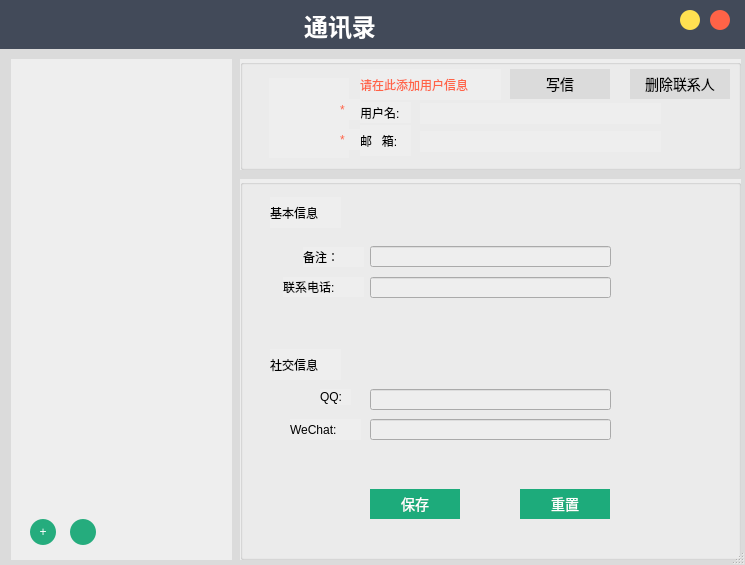
<?xml version="1.0" encoding="UTF-8"?>
<ui version="4.0">
 <class>contacts</class>
 <widget class="QDialog" name="contacts">
  <property name="geometry">
   <rect>
    <x>0</x>
    <y>0</y>
    <width>745</width>
    <height>565</height>
   </rect>
  </property>
  <property name="minimumSize">
   <size>
    <width>741</width>
    <height>560</height>
   </size>
  </property>
  <property name="maximumSize">
   <size>
    <width>745</width>
    <height>565</height>
   </size>
  </property>
  <property name="windowTitle">
   <string>联系人</string>
  </property>
  <property name="windowIcon">
   <iconset resource="souce.qrc">
    <normaloff>:/souce/souce/登录.png</normaloff>:/souce/souce/登录.png</iconset>
  </property>
  <property name="styleSheet">
   <string notr="true">font: 11pt &quot;微软雅黑&quot;;</string>
  </property>
  <property name="sizeGripEnabled">
   <bool>true</bool>
  </property>
  <widget class="QWidget" name="contactsBack" native="true">
   <property name="geometry">
    <rect>
     <x>0</x>
     <y>0</y>
     <width>1000</width>
     <height>600</height>
    </rect>
   </property>
   <property name="minimumSize">
    <size>
     <width>1000</width>
     <height>600</height>
    </size>
   </property>
   <property name="maximumSize">
    <size>
     <width>1000</width>
     <height>600</height>
    </size>
   </property>
   <property name="styleSheet">
    <string notr="true">background-color: rgb(66, 74, 89);</string>
   </property>
   <widget class="QLabel" name="label_7">
    <property name="geometry">
     <rect>
      <x>290</x>
      <y>0</y>
      <width>100</width>
      <height>51</height>
     </rect>
    </property>
    <property name="styleSheet">
     <string notr="true">color:white;</string>
    </property>
    <property name="text">
     <string>&lt;html&gt;&lt;head/&gt;&lt;body&gt;&lt;p align=&quot;center&quot;&gt;&lt;span style=&quot; font-size:18pt; font-weight:600;&quot;&gt;通讯录&lt;/span&gt;&lt;/p&gt;&lt;/body&gt;&lt;/html&gt;</string>
    </property>
   </widget>
   <widget class="QWidget" name="contactsBox" native="true">
    <property name="geometry">
     <rect>
      <x>0</x>
      <y>49</y>
      <width>1000</width>
      <height>541</height>
     </rect>
    </property>
    <property name="styleSheet">
     <string notr="true">background-color: rgb(219,219,219);
</string>
    </property>
    <widget class="QWidget" name="contactINfo" native="true">
     <property name="geometry">
      <rect>
       <x>479</x>
       <y>0</y>
       <width>521</width>
       <height>550</height>
      </rect>
     </property>
     <property name="styleSheet">
      <string notr="true">background-color: rgb(219,219,219);</string>
     </property>
    </widget>
    <widget class="QListWidget" name="contactsList">
     <property name="geometry">
      <rect>
       <x>11</x>
       <y>10</y>
       <width>221</width>
       <height>501</height>
      </rect>
     </property>
     <property name="styleSheet">
      <string notr="true">#contactsList{border:none;background-color: rgb(238, 238, 238);}


#contactsList::Item{
width:260px;
height:55px;
}
#contactsList::Item:hover{
background-color: rgb(41, 189, 139);
}</string>
     </property>
     <property name="frameShape">
      <enum>QFrame::StyledPanel</enum>
     </property>
     <property name="lineWidth">
      <number>1</number>
     </property>
     <property name="iconSize">
      <size>
       <width>55</width>
       <height>55</height>
      </size>
     </property>
     <property name="gridSize">
      <size>
       <width>200</width>
       <height>65</height>
      </size>
     </property>
     <property name="viewMode">
      <enum>QListView::ListMode</enum>
     </property>
     <property name="modelColumn">
      <number>0</number>
     </property>
     <property name="wordWrap">
      <bool>false</bool>
     </property>
     <property name="sortingEnabled">
      <bool>true</bool>
     </property>
    </widget>
    <widget class="QPushButton" name="createContact">
     <property name="geometry">
      <rect>
       <x>30</x>
       <y>470</y>
       <width>26</width>
       <height>26</height>
      </rect>
     </property>
     <property name="toolTip">
      <string>新建联系人</string>
     </property>
     <property name="whatsThis">
      <string>新建联系人</string>
     </property>
     <property name="styleSheet">
      <string notr="true">#createContact{
background-color: rgb(37, 172, 125);
border-radius:13px;
border:none;
font: 75 25px &quot;Consolas&quot;;
color:white;
}
#createContact:hover{
background-color: rgb(37, 172, 125);
	background-color: rgb(46, 213, 155);
}</string>
     </property>
     <property name="text">
      <string>+</string>
     </property>
    </widget>
    <widget class="QGroupBox" name="contInfoTop">
     <property name="geometry">
      <rect>
       <x>240</x>
       <y>10</y>
       <width>501</width>
       <height>111</height>
      </rect>
     </property>
     <property name="styleSheet">
      <string notr="true">background-color: rgb(238, 238, 238);</string>
     </property>
     <property name="title">
      <string/>
     </property>
     <widget class="QLabel" name="contLogo">
      <property name="geometry">
       <rect>
        <x>29</x>
        <y>19</y>
        <width>80</width>
        <height>80</height>
       </rect>
      </property>
      <property name="styleSheet">
       <string notr="true"/>
      </property>
      <property name="text">
       <string/>
      </property>
     </widget>
     <widget class="QPushButton" name="contWriteLetter">
      <property name="geometry">
       <rect>
        <x>270</x>
        <y>10</y>
        <width>100</width>
        <height>30</height>
       </rect>
      </property>
      <property name="styleSheet">
       <string notr="true">#contWriteLetter{
	border:none;
	font-size:14px;
	background-color:rgb(219,219,219);
}
#contWriteLetter:hover{
background-color: rgb(26, 227, 159);
color:white;
}</string>
      </property>
      <property name="text">
       <string>写信</string>
      </property>
      <property name="icon">
       <iconset resource="souce.qrc">
        <normaloff>:/souce/souce/发送.png</normaloff>:/souce/souce/发送.png</iconset>
      </property>
     </widget>
     <widget class="QPushButton" name="delContact">
      <property name="geometry">
       <rect>
        <x>390</x>
        <y>10</y>
        <width>100</width>
        <height>30</height>
       </rect>
      </property>
      <property name="styleSheet">
       <string notr="true">#delContact{
	border:none;
	font-size:14px;
	background-color: rgb(219,219,219);
}
#delContact:hover{
background-color:tomato;
color:white;
}</string>
      </property>
      <property name="text">
       <string>删除联系人</string>
      </property>
      <property name="icon">
       <iconset resource="souce.qrc">
        <normaloff>:/souce/souce/关闭1.png</normaloff>:/souce/souce/关闭1.png</iconset>
      </property>
     </widget>
     <widget class="QLabel" name="label_8">
      <property name="geometry">
       <rect>
        <x>120</x>
        <y>43</y>
        <width>51</width>
        <height>21</height>
       </rect>
      </property>
      <property name="text">
       <string>用户名:</string>
      </property>
     </widget>
     <widget class="QLabel" name="label_9">
      <property name="geometry">
       <rect>
        <x>120</x>
        <y>66</y>
        <width>51</width>
        <height>31</height>
       </rect>
      </property>
      <property name="text">
       <string>邮   箱:</string>
      </property>
     </widget>
     <widget class="QLineEdit" name="contName">
      <property name="geometry">
       <rect>
        <x>180</x>
        <y>44</y>
        <width>241</width>
        <height>21</height>
       </rect>
      </property>
      <property name="styleSheet">
       <string notr="true">#contName{border:none;}
#contName:hover{
background-color: rgb(255, 255, 255);
}</string>
      </property>
      <property name="text">
       <string/>
      </property>
     </widget>
     <widget class="QLineEdit" name="contEmail">
      <property name="geometry">
       <rect>
        <x>180</x>
        <y>72</y>
        <width>241</width>
        <height>21</height>
       </rect>
      </property>
      <property name="styleSheet">
       <string notr="true">#contEmail{
border:none;
}
#contEmail:hover{
background-color: rgb(255, 255, 255);
}</string>
      </property>
      <property name="text">
       <string/>
      </property>
     </widget>
     <widget class="QLabel" name="createAlert">
      <property name="geometry">
       <rect>
        <x>120</x>
        <y>10</y>
        <width>141</width>
        <height>31</height>
       </rect>
      </property>
      <property name="styleSheet">
       <string notr="true">color:tomato;</string>
      </property>
      <property name="text">
       <string>请在此添加用户信息</string>
      </property>
     </widget>
     <widget class="QLabel" name="must2">
      <property name="geometry">
       <rect>
        <x>100</x>
        <y>40</y>
        <width>21</width>
        <height>21</height>
       </rect>
      </property>
      <property name="styleSheet">
       <string notr="true">color:tomato;</string>
      </property>
      <property name="text">
       <string>*</string>
      </property>
     </widget>
     <widget class="QLabel" name="must1">
      <property name="geometry">
       <rect>
        <x>100</x>
        <y>70</y>
        <width>21</width>
        <height>21</height>
       </rect>
      </property>
      <property name="styleSheet">
       <string notr="true">color:tomato;</string>
      </property>
      <property name="text">
       <string>*</string>
      </property>
     </widget>
    </widget>
    <widget class="QGroupBox" name="contInfoBottom">
     <property name="geometry">
      <rect>
       <x>240</x>
       <y>130</y>
       <width>501</width>
       <height>381</height>
      </rect>
     </property>
     <property name="styleSheet">
      <string notr="true">background-color: rgb(238, 238, 238);</string>
     </property>
     <property name="title">
      <string/>
     </property>
     <widget class="QLabel" name="label">
      <property name="geometry">
       <rect>
        <x>30</x>
        <y>18</y>
        <width>71</width>
        <height>31</height>
       </rect>
      </property>
      <property name="text">
       <string>基本信息</string>
      </property>
     </widget>
     <widget class="QLabel" name="label_2">
      <property name="geometry">
       <rect>
        <x>63</x>
        <y>68</y>
        <width>61</width>
        <height>20</height>
       </rect>
      </property>
      <property name="text">
       <string>备注：</string>
      </property>
     </widget>
     <widget class="QLabel" name="label_3">
      <property name="geometry">
       <rect>
        <x>43</x>
        <y>98</y>
        <width>81</width>
        <height>20</height>
       </rect>
      </property>
      <property name="text">
       <string>联系电话:</string>
      </property>
     </widget>
     <widget class="QLabel" name="label_4">
      <property name="geometry">
       <rect>
        <x>30</x>
        <y>170</y>
        <width>71</width>
        <height>31</height>
       </rect>
      </property>
      <property name="text">
       <string>社交信息</string>
      </property>
     </widget>
     <widget class="QLabel" name="label_5">
      <property name="geometry">
       <rect>
        <x>80</x>
        <y>210</y>
        <width>31</width>
        <height>16</height>
       </rect>
      </property>
      <property name="text">
       <string>QQ:</string>
      </property>
     </widget>
     <widget class="QLabel" name="label_6">
      <property name="geometry">
       <rect>
        <x>50</x>
        <y>240</y>
        <width>71</width>
        <height>21</height>
       </rect>
      </property>
      <property name="text">
       <string>WeChat:</string>
      </property>
     </widget>
     <widget class="QLineEdit" name="contRemarkName">
      <property name="geometry">
       <rect>
        <x>130</x>
        <y>67</y>
        <width>241</width>
        <height>21</height>
       </rect>
      </property>
     </widget>
     <widget class="QLineEdit" name="contPhone">
      <property name="geometry">
       <rect>
        <x>130</x>
        <y>98</y>
        <width>241</width>
        <height>21</height>
       </rect>
      </property>
     </widget>
     <widget class="QLineEdit" name="contQQ">
      <property name="geometry">
       <rect>
        <x>130</x>
        <y>210</y>
        <width>241</width>
        <height>21</height>
       </rect>
      </property>
     </widget>
     <widget class="QLineEdit" name="contWechat">
      <property name="geometry">
       <rect>
        <x>130</x>
        <y>240</y>
        <width>241</width>
        <height>21</height>
       </rect>
      </property>
     </widget>
     <widget class="QPushButton" name="contReset">
      <property name="geometry">
       <rect>
        <x>280</x>
        <y>310</y>
        <width>90</width>
        <height>30</height>
       </rect>
      </property>
      <property name="styleSheet">
       <string notr="true">#contReset{
	border:none;
	font-size:14px;
color:white;
	background-color: rgb(29, 171, 123);
}
#contReset:hover{
background-color: rgb(26, 227, 159);
}</string>
      </property>
      <property name="text">
       <string>重置</string>
      </property>
     </widget>
     <widget class="QPushButton" name="contSave">
      <property name="geometry">
       <rect>
        <x>130</x>
        <y>310</y>
        <width>90</width>
        <height>30</height>
       </rect>
      </property>
      <property name="styleSheet">
       <string notr="true">#contSave{
	border:none;
	font-size:14px;
color:white;
	background-color: rgb(29, 171, 123);
}
#contSave:hover{
background-color: rgb(26, 227, 159);
}</string>
      </property>
      <property name="text">
       <string>保存</string>
      </property>
     </widget>
    </widget>
    <widget class="QPushButton" name="sync">
     <property name="geometry">
      <rect>
       <x>70</x>
       <y>470</y>
       <width>26</width>
       <height>26</height>
      </rect>
     </property>
     <property name="toolTip">
      <string>同步联系人</string>
     </property>
     <property name="styleSheet">
      <string notr="true">#sync{
background-color: rgb(37, 172, 125);
border-radius:13px;
border:none;
font: 75 25px &quot;Consolas&quot;;
color:white;
}
#sync:hover{
background-color: rgb(37, 172, 125);
	background-color: rgb(46, 213, 155);
}</string>
     </property>
     <property name="text">
      <string/>
     </property>
     <property name="icon">
      <iconset resource="souce.qrc">
       <normaloff>:/souce/souce/同步.png</normaloff>:/souce/souce/同步.png</iconset>
     </property>
    </widget>
   </widget>
   <widget class="QPushButton" name="contClose">
    <property name="geometry">
     <rect>
      <x>710</x>
      <y>10</y>
      <width>20</width>
      <height>20</height>
     </rect>
    </property>
    <property name="styleSheet">
     <string notr="true">#contClose{
	background-color:tomato;
	border-radius:10px;}
#contClose:hover{border-image: url(:/souce/souce/关闭1.png);}
</string>
    </property>
    <property name="text">
     <string/>
    </property>
   </widget>
   <widget class="QPushButton" name="contMin">
    <property name="geometry">
     <rect>
      <x>680</x>
      <y>10</y>
      <width>20</width>
      <height>20</height>
     </rect>
    </property>
    <property name="toolTip">
     <string/>
    </property>
    <property name="styleSheet">
     <string notr="true">#contMin{
background-color:rgb(255,224,81);
	border-radius:10px;}
#contMin:hover{
	border-image: url(:/souce/souce/最小化.png);
}
</string>
    </property>
    <property name="text">
     <string/>
    </property>
   </widget>
   <widget class="QLabel" name="contUserMail">
    <property name="geometry">
     <rect>
      <x>70</x>
      <y>0</y>
      <width>211</width>
      <height>48</height>
     </rect>
    </property>
    <property name="styleSheet">
     <string notr="true">#contUserMail{
	font: 75 14px &quot;微软雅黑&quot;;
color:white;
}</string>
    </property>
    <property name="text">
     <string/>
    </property>
    <property name="alignment">
     <set>Qt::AlignLeading|Qt::AlignLeft|Qt::AlignVCenter</set>
    </property>
   </widget>
   <widget class="QLabel" name="contUserLogo">
    <property name="geometry">
     <rect>
      <x>0</x>
      <y>0</y>
      <width>48</width>
      <height>48</height>
     </rect>
    </property>
    <property name="styleSheet">
     <string notr="true">border-radius:24px;
background-color: transparent;</string>
    </property>
    <property name="text">
     <string/>
    </property>
   </widget>
  </widget>
 </widget>
 <resources>
  <include location="souce.qrc"/>
  <include location="avatars.qrc"/>
 </resources>
 <connections/>
</ui>
